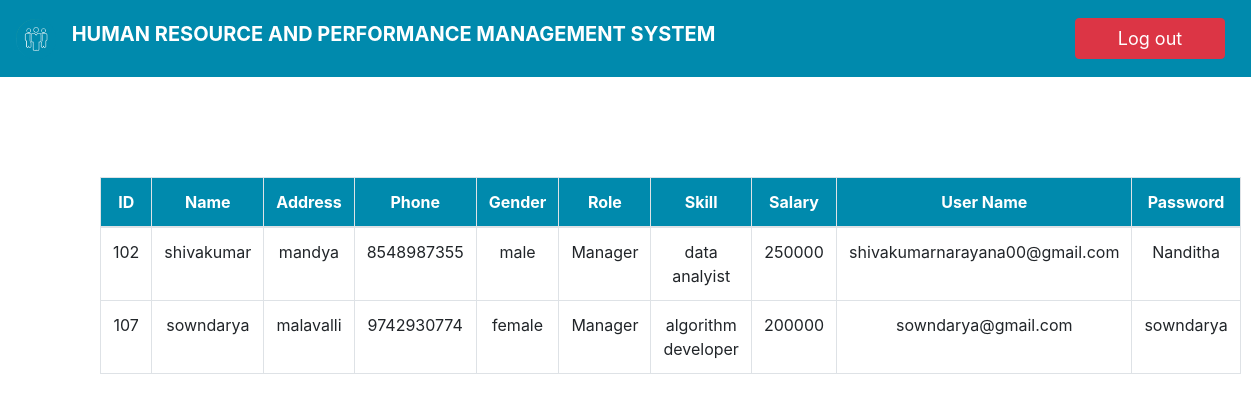
Screenshot of /Admin/viewmanager.php (signed in) with the database file from the repository.
### tables this page shows
CREATE TABLE `employee` (
  `Emp_id` int(11) NOT NULL,
  `name` varchar(25) DEFAULT NULL,
  `address` varchar(50) DEFAULT NULL,
  `phone` decimal(10,0) DEFAULT NULL,
  `gender` varchar(6) DEFAULT NULL,
  `role` varchar(20) DEFAULT NULL,
  `Skill` varchar(20) DEFAULT NULL,
  `salary` int(11) DEFAULT NULL,
  `username` varchar(35) DEFAULT NULL,
  `password` varchar(15) DEFAULT NULL,
  `rateing` float DEFAULT NULL
);

### Admin/viewmanager.php (the view, shortened to what this page needs)
<?php
    include "../db.php";
if (isset($_SESSION['Aid'])) {
    $query="select * from employee where role='manager';";
    $result=mysqli_query($mysqli,$query);
     }
else{
header("location:http://".$_SERVER['HTTP_HOST'].dirname($_SERVER['PHP_SELF'])."/login.php");
exit();
}
?>
<!DOCTYPE html>
<html lang="en">
<head>
    <link rel="stylesheet" href="../css/bootstrap.min.css">
    <link rel="stylesheet" href="../css/font-awesome-4.7.0/css/font-awesome.css">
</head>
<body>
    <nav class="navbar navbar-dark bg-cus">
  <a class="navbar-brand" href="#">
    <img src="../images/hiring-1-300x300.png" width="40" height="40" class="d-inline-block align-top" alt="">
     <b style="padding: 10px;">HUMAN RESOURCE AND PERFORMANCE MANAGEMENT SYSTEM</b>
      <ul class="nav nav-pills my-ul">
         <li class="nav-item">
          <a class="btn btn-danger" href="logout.php" role="button">Log out</a>
          </li>
      </ul>
  </a>
</nav>
        <table class="table table-bordered text-center container" style="margin:100px;">
       <thead>
           <tr>
               <th scope="col">ID</th>
               <th scope="col">Name</th>
               <th scope="col">Address</th>
               <th scope="col">Phone</th>
               <th scope="col">Gender</th>
               <th scope="col">Role</th>
               <th scope="col">Skill</th>
               <th scope="col">Salary</th>
               <th scope="col">User Name</th>
               <th scope="col">Password</th>
           </tr>
       </thead>
       <tbody>
             <?php
     while ($row=mysqli_fetch_assoc($result)){
           echo "<tr>";
               echo "<td>".$row['Emp_id']."</td>";
               echo "<td>".$row['name']."</td>";
               echo "<td>".$row['address']."</td>";
               echo "<td>".$row['phone']."</td>";
               echo "<td>".$row['gender']."</td>";
               echo "<td>".$row['role']."</td>";
               echo "<td>".$row['Skill']."</td>";
               echo "<td>".$row['salary']."</td>";
               echo "<td>".$row['username']."</td>";
               echo "<td>".$row['password']."</td>";
           echo "</tr>";
     }
?>
       </tbody>
   </table>
    </body>
</html>

### Admin/viewmanager.php (style rules this page uses)
.my-ul li { padding: 10px; }
.my-ul li a { width: 150px; font-size: 18px; }
.bg-cus { background-color:#008aad; }
th { background-color:#008aad; color: white; }

### rows the page displays
employee: Emp_id "102", name "shivakumar", address "mandya", phone "8548987355", gender "male", role "Manager", Skill "data analyist", salary "250000", username "shivakumarnarayana00@gmail.com", password "Nanditha"
employee: Emp_id "107", name "sowndarya", address "malavalli", phone "9742930774", gender "female", role "Manager", Skill "algorithm developer", salary "200000", username "sowndarya@gmail.com", password "sowndarya"
